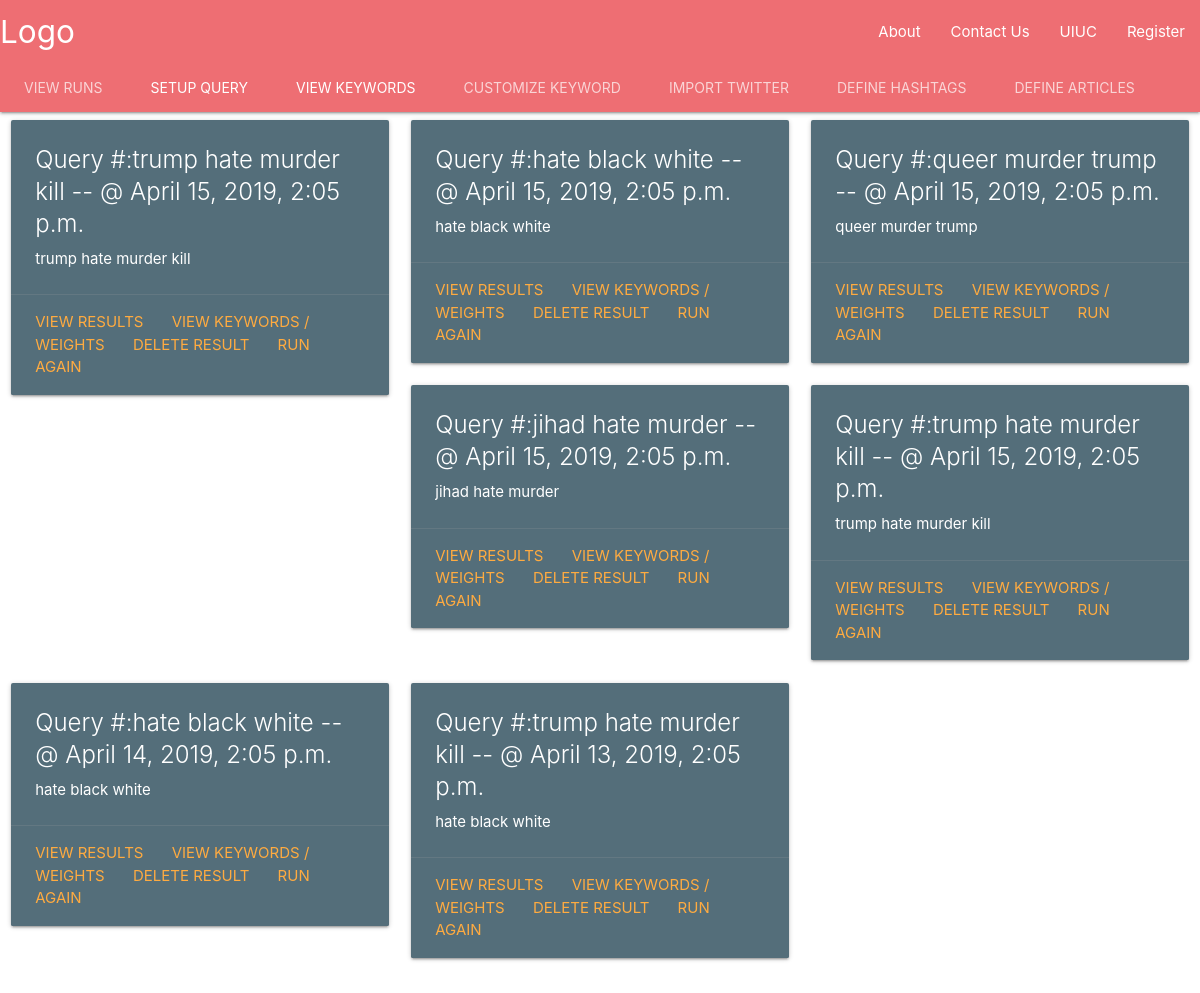
The page / on the database its author committed.
### main/models.py (models this page shows, shortened)
class Query_Runs(models.Model):
	query_run_id = models.IntegerField(blank = True, null = True)
	query_id = models.ForeignKey(Queries, default = 1, verbose_name="Query", on_delete = models.SET_DEFAULT)
	query_text = models.TextField()
	query_runtime = models.DateTimeField("Query Runtime", default = datetime.now())

class Queries(models.Model):
	query_id = models.AutoField(primary_key=True, verbose_name="Query ID")
	query = models.TextField()
	override = models.IntegerField(default = 0)
	def __str__(self):
		return self.query

### main/views.py (the view)
# urls.py: path("", views.homepage, name="homepage"),
def homepage(request):
	return render(request=request, template_name ="main/home.html", context={"query_runs": Query_Runs.objects.all})

### main/templates/main/home.html
{% extends "main/header.html" %}
{% block content %}
  <div class="row">
  	{% for run in query_runs%}
    <div class="col s12 m6 l4">
      <div class="card blue-grey darken-1">
        <div class="card-content white-text">
          <span class="card-title">Query #:{{run.query_id}} -- @ {{run.query_runtime}}</span>
			<p>{{run.query_text}}</p>
        </div>
        <div class="card-action">
          <a href="#">View Results</a>
          <a href="#">View Keywords / Weights</a>
          <a href="#">Delete Result</a>
          <a href="q.html">Run Again</a>
        </div>
      </div>
    </div>
    {% endfor %}
  </div>
{% endblock %}

### main/templates/main/header.html (shortened to what this page needs)
<head>
    <link rel="stylesheet" href="https://cdnjs.cloudflare.com/ajax/libs/materialize/1.0.0/css/materialize.min.css">
</head>
<body>
  <nav class="nav-extended">
    <div class="nav-wrapper">
      <a href="/" class="brand-logo">Logo</a>
      <ul id="nav-mobile" class="right hide-on-med-and-down">
        <li><a href="sass.html">About</a></li>
        <li><a href="badges.html">Contact Us</a></li>
        <li><a href="badges.html">UIUC</a></li>
        <li><a href="register">Register</a></li>
      </ul>
    </div>
    <div class="nav-content">
      <ul class="tabs tabs-transparent">
        <li class="tab"><a href="query_runs">View Runs</a></li>
        <li class="tab"><a class="active" href="q">Setup Query</a></li>
        <li class="tab"><a class="active" href="keywords">View Keywords</a></li>
        <li class="tab disabled"><a href="twitter_imports">Customize Keyword</a></li>
        <li class="tab"><a href="twitter_imports">Import Twitter</a></li>
        <li class="tab disabled"><a href="hashtags">Define Hashtags</a></li>
        <li class="tab disabled"><a href="articles">Define Articles</a></li>
      </ul>
    </div>
  </nav>
{% block content%}
{% endblock%}
</body>

### rows shown on the page
Query_Runs: query_id "trump hate murder kill", query_runtime "April 15, 2019, 2:05 p.m.", query_text "trump hate murder kill"
Query_Runs: query_id "hate black white", query_runtime "April 15, 2019, 2:05 p.m.", query_text "hate black white"
Query_Runs: query_id "queer murder trump", query_runtime "April 15, 2019, 2:05 p.m.", query_text "queer murder trump"
Query_Runs: query_id "jihad hate murder", query_runtime "April 15, 2019, 2:05 p.m.", query_text "jihad hate murder"
Query_Runs: query_id "trump hate murder kill", query_runtime "April 15, 2019, 2:05 p.m.", query_text "trump hate murder kill"
Query_Runs: query_id "hate black white", query_runtime "April 14, 2019, 2:05 p.m.", query_text "hate black white"
Query_Runs: query_id "trump hate murder kill", query_runtime "April 13, 2019, 2:05 p.m.", query_text "hate black white"
